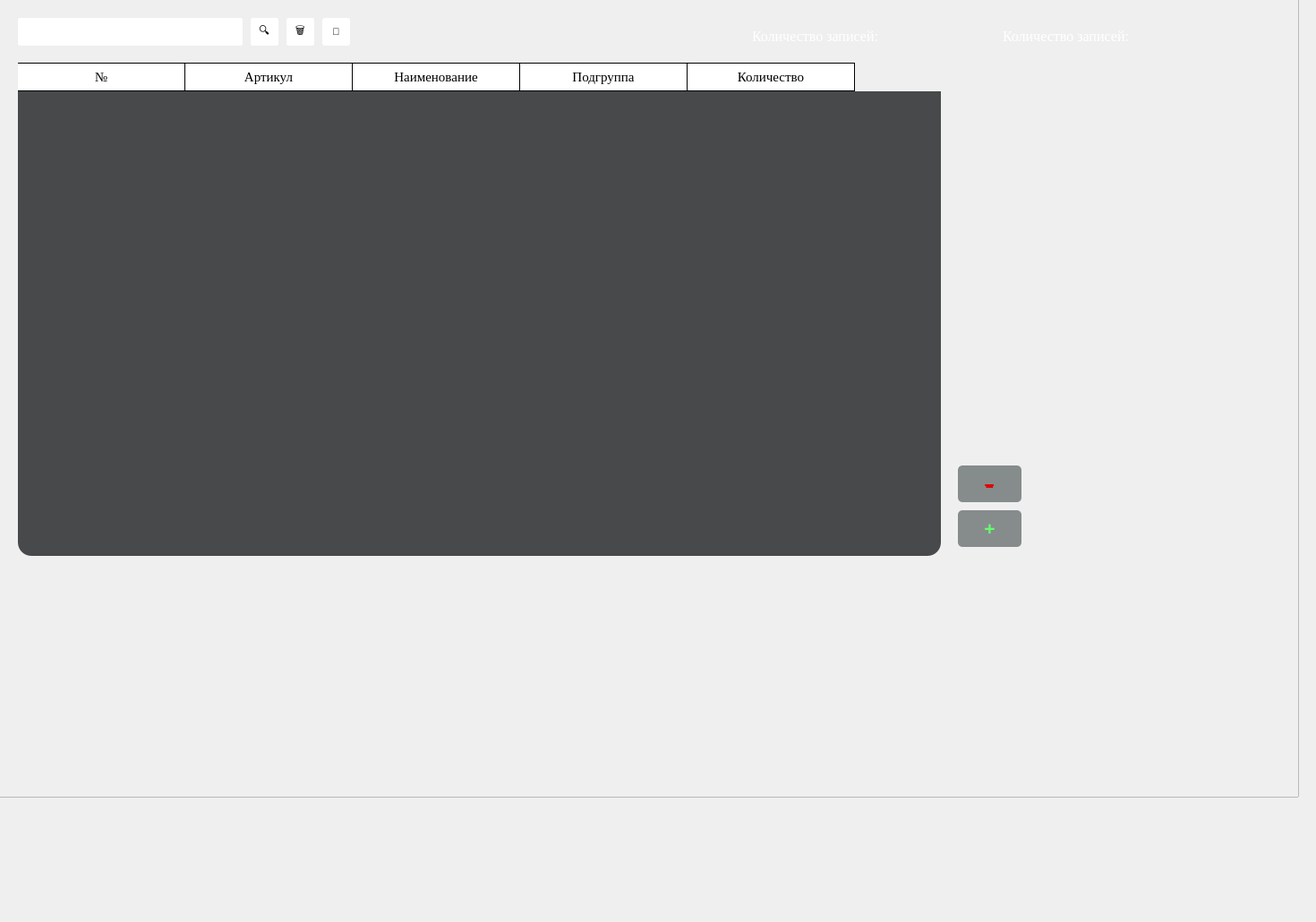
       <widget class="QWidget" name="tab_23">
        <attribute name="title">
         <string>Расходники</string>
        </attribute>
        <widget class="QLineEdit" name="lineEdit_21">
         <property name="geometry">
          <rect>
           <x>20</x>
           <y>20</y>
           <width>251</width>
           <height>31</height>
          </rect>
         </property>
         <property name="styleSheet">
          <string notr="true">QLineEdit {
background-color: rgb(255, 255, 255);
border-radius: 3px;}</string>
         </property>
        </widget>
        <widget class="QPushButton" name="pushButton_88">
         <property name="geometry">
          <rect>
           <x>280</x>
           <y>20</y>
           <width>31</width>
           <height>31</height>
          </rect>
         </property>
         <property name="styleSheet">
          <string notr="true">QPushButton {
	background-color: rgb(255, 255, 255);
	border-radius: 3px;
	color:rgb(0, 0, 0)}
QPushButton:hover {
	background-color: rgb(229, 229, 229);
	color:rgb(0, 0, 0)}
QPushButton:pressed {
	background-color: rgb(255, 255, 255);}</string>
         </property>
         <property name="text">
          <string>🔍</string>
         </property>
         <property name="icon">
          <iconset>
           <normaloff>sql_maket/Search.PNG</normaloff>sql_maket/Search.PNG</iconset>
         </property>
         <property name="iconSize">
          <size>
           <width>30</width>
           <height>30</height>
          </size>
         </property>
         <property name="checkable">
          <bool>true</bool>
         </property>
         <property name="checked">
          <bool>true</bool>
         </property>
        </widget>
        <widget class="QPushButton" name="pushButton_89">
         <property name="geometry">
          <rect>
           <x>320</x>
           <y>20</y>
           <width>31</width>
           <height>31</height>
          </rect>
         </property>
         <property name="styleSheet">
          <string notr="true">QPushButton {
	background-color: rgb(255, 255, 255);
	border-radius: 3px;
	color:rgb(0, 0, 0)}
QPushButton:hover {
	background-color: rgb(229, 229, 229);
	color:rgb(0, 0, 0)}
QPushButton:pressed {
	background-color: rgb(255, 255, 255);}</string>
         </property>
         <property name="text">
          <string>🗑</string>
         </property>
         <property name="icon">
          <iconset>
           <normaloff>sql_maket/musor.PNG</normaloff>sql_maket/musor.PNG</iconset>
         </property>
         <property name="iconSize">
          <size>
           <width>30</width>
           <height>30</height>
          </size>
         </property>
         <property name="checkable">
          <bool>true</bool>
         </property>
         <property name="checked">
          <bool>true</bool>
         </property>
        </widget>
        <widget class="QLabel" name="label_30">
         <property name="geometry">
          <rect>
           <x>1120</x>
           <y>30</y>
           <width>321</width>
           <height>20</height>
          </rect>
         </property>
         <property name="font">
          <font>
           <family>Times New Roman</family>
           <pointsize>12</pointsize>
          </font>
         </property>
         <property name="styleSheet">
          <string notr="true">QLabel {
	color: rgb(255, 255, 255);}</string>
         </property>
         <property name="text">
          <string>Количество записей:</string>
         </property>
        </widget>
        <widget class="QFrame" name="frame_26">
         <property name="geometry">
          <rect>
           <x>-10</x>
           <y>-130</y>
           <width>1461</width>
           <height>1021</height>
          </rect>
         </property>
         <property name="styleSheet">
          <string notr="true"/>
         </property>
         <property name="frameShape">
          <enum>QFrame::StyledPanel</enum>
         </property>
         <property name="frameShadow">
          <enum>QFrame::Raised</enum>
         </property>
         <widget class="QLineEdit" name="lineEdit_25">
          <property name="geometry">
           <rect>
            <x>30</x>
            <y>150</y>
            <width>251</width>
            <height>31</height>
           </rect>
          </property>
          <property name="styleSheet">
           <string notr="true">QLineEdit {
background-color: rgb(255, 255, 255);
border-radius: 3px;}</string>
          </property>
         </widget>
         <widget class="QPushButton" name="pushButton_97">
          <property name="geometry">
           <rect>
            <x>290</x>
            <y>150</y>
            <width>31</width>
            <height>31</height>
           </rect>
          </property>
          <property name="styleSheet">
           <string notr="true">QPushButton {
	background-color: rgb(255, 255, 255);
	border-radius: 3px;
	color:rgb(0, 0, 0)}
QPushButton:hover {
	background-color: rgb(229, 229, 229);
	color:rgb(0, 0, 0)}
QPushButton:pressed {
	background-color: rgb(255, 255, 255);}</string>
          </property>
          <property name="text">
           <string>🔍</string>
          </property>
          <property name="icon">
           <iconset>
            <normaloff>sql_maket/Search.PNG</normaloff>sql_maket/Search.PNG</iconset>
          </property>
          <property name="iconSize">
           <size>
            <width>30</width>
            <height>30</height>
           </size>
          </property>
          <property name="checkable">
           <bool>true</bool>
          </property>
          <property name="checked">
           <bool>true</bool>
          </property>
         </widget>
         <widget class="QPushButton" name="pushButton_98">
          <property name="geometry">
           <rect>
            <x>330</x>
            <y>150</y>
            <width>31</width>
            <height>31</height>
           </rect>
          </property>
          <property name="styleSheet">
           <string notr="true">QPushButton {
	background-color: rgb(255, 255, 255);
	border-radius: 3px;
	color:rgb(0, 0, 0)}
QPushButton:hover {
	background-color: rgb(229, 229, 229);
	color:rgb(0, 0, 0)}
QPushButton:pressed {
	background-color: rgb(255, 255, 255);}</string>
          </property>
          <property name="text">
           <string>🗑</string>
          </property>
          <property name="icon">
           <iconset>
            <normaloff>sql_maket/musor.PNG</normaloff>sql_maket/musor.PNG</iconset>
          </property>
          <property name="iconSize">
           <size>
            <width>30</width>
            <height>30</height>
           </size>
          </property>
          <property name="checkable">
           <bool>true</bool>
          </property>
          <property name="checked">
           <bool>true</bool>
          </property>
         </widget>
         <widget class="QPushButton" name="pushButton_save_14">
          <property name="geometry">
           <rect>
            <x>370</x>
            <y>150</y>
            <width>31</width>
            <height>31</height>
           </rect>
          </property>
          <property name="font">
           <font>
            <pointsize>8</pointsize>
           </font>
          </property>
          <property name="styleSheet">
           <string notr="true">QPushButton {
	background-color: rgb(255, 255, 255);
	border-radius: 3px;
	color:rgb(0, 0, 0)}
QPushButton:hover {
	background-color: rgb(229, 229, 229);
	color:rgb(0, 0, 0)}
QPushButton:pressed {
	background-color: rgb(255, 255, 255);}</string>
          </property>
          <property name="text">
           <string>💾</string>
          </property>
          <property name="icon">
           <iconset>
            <normaloff>sql_maket/save.PNG</normaloff>sql_maket/save.PNG</iconset>
          </property>
          <property name="iconSize">
           <size>
            <width>30</width>
            <height>30</height>
           </size>
          </property>
          <property name="checkable">
           <bool>true</bool>
          </property>
          <property name="checked">
           <bool>true</bool>
          </property>
          <property name="autoDefault">
           <bool>false</bool>
          </property>
          <property name="default">
           <bool>false</bool>
          </property>
          <property name="flat">
           <bool>false</bool>
          </property>
         </widget>
         <widget class="QTableWidget" name="tableWidget_24">
          <property name="geometry">
           <rect>
            <x>30</x>
            <y>200</y>
            <width>1031</width>
            <height>551</height>
           </rect>
          </property>
          <property name="font">
           <font>
            <family>Times New Roman</family>
            <pointsize>11</pointsize>
            <weight>50</weight>
            <bold>false</bold>
           </font>
          </property>
          <property name="styleSheet">
           <string notr="true">QTableWidget {
border-radius: 15px;
background-color: rgb(72, 73, 74)}

QHeaderView::section {
    background-color: rgb(255, 255, 255);
    padding: 4px;
    font-size: 11pt;
	font-family: Times New Roman;
    border-bottom: 1px solid rgb(0, 0, 0);
    border-right: 1px solid rgb(0, 0, 0);
}

QHeaderView::section:horizontal
{
    border-top: 1px solid rgb(0, 0, 0);
}

QHeaderView::section:vertical
{
    border-left: 1px solid rgb(0, 0, 0);
}

QTableWidget::item {
	background-color: rgb(255, 255, 255);
}
QTableWidget::item:selected {
	background-color: rgb(170, 255, 255);
	color:rgb(0, 0, 0);
}</string>
          </property>
          <property name="textElideMode">
           <enum>Qt::ElideMiddle</enum>
          </property>
          <attribute name="horizontalHeaderDefaultSectionSize">
           <number>187</number>
          </attribute>
          <attribute name="horizontalHeaderHighlightSections">
           <bool>false</bool>
          </attribute>
          <attribute name="verticalHeaderVisible">
           <bool>false</bool>
          </attribute>
          <column>
           <property name="text">
            <string>№</string>
           </property>
          </column>
          <column>
           <property name="text">
            <string>Артикул</string>
           </property>
          </column>
          <column>
           <property name="text">
            <string>Наименование</string>
           </property>
          </column>
          <column>
           <property name="text">
            <string>Подгруппа</string>
           </property>
          </column>
          <column>
           <property name="text">
            <string>Количество</string>
           </property>
          </column>
         </widget>
         <widget class="QPushButton" name="pushButton_199">
          <property name="geometry">
           <rect>
            <x>1080</x>
            <y>700</y>
            <width>71</width>
            <height>41</height>
           </rect>
          </property>
          <property name="sizePolicy">
           <sizepolicy hsizetype="Minimum" vsizetype="Fixed">
            <horstretch>0</horstretch>
            <verstretch>0</verstretch>
           </sizepolicy>
          </property>
          <property name="font">
           <font>
            <pointsize>16</pointsize>
            <weight>75</weight>
            <italic>false</italic>
            <bold>true</bold>
            <underline>false</underline>
            <strikeout>false</strikeout>
           </font>
          </property>
          <property name="styleSheet">
           <string notr="true">QPushButton {
	background-color: rgb(134, 140, 140);
	border-radius: 5px;
	color: rgb(97, 255, 107);
}
QPushButton:hover {
	background-color: rgb(122, 122, 122);
	color: rgb(97, 255, 107)}
QPushButton:pressed {
	background-color: rgb(134, 140, 140);}</string>
          </property>
          <property name="text">
           <string>+</string>
          </property>
          <property name="checkable">
           <bool>false</bool>
          </property>
          <property name="autoRepeat">
           <bool>false</bool>
          </property>
          <property name="autoExclusive">
           <bool>false</bool>
          </property>
         </widget>
         <widget class="QPushButton" name="pushButton_100">
          <property name="geometry">
           <rect>
            <x>1080</x>
            <y>650</y>
            <width>71</width>
            <height>41</height>
           </rect>
          </property>
          <property name="sizePolicy">
           <sizepolicy hsizetype="Minimum" vsizetype="Fixed">
            <horstretch>0</horstretch>
            <verstretch>0</verstretch>
           </sizepolicy>
          </property>
          <property name="font">
           <font>
            <pointsize>24</pointsize>
            <underline>false</underline>
            <strikeout>true</strikeout>
           </font>
          </property>
          <property name="styleSheet">
           <string notr="true">QPushButton {
	background-color: rgb(134, 140, 140);
	border-radius: 5px;
	color: rgb(222, 6, 10);
}
QPushButton:hover {
	background-color: rgb(122, 122, 122);
	color: rgb(222, 6, 10)}
QPushButton:pressed {
	background-color: rgb(134, 140, 140);}</string>
          </property>
          <property name="text">
           <string>-</string>
          </property>
         </widget>
         <widget class="QLabel" name="label_27">
          <property name="geometry">
           <rect>
            <x>10</x>
            <y>130</y>
            <width>1491</width>
            <height>691</height>
           </rect>
          </property>
          <property name="text">
           <string/>
          </property>
          <property name="pixmap">
           <pixmap>sql_maket/полотно.png</pixmap>
          </property>
         </widget>
         <widget class="QLabel" name="label_34">
          <property name="geometry">
           <rect>
            <x>850</x>
            <y>160</y>
            <width>321</width>
            <height>20</height>
           </rect>
          </property>
          <property name="font">
           <font>
            <family>Times New Roman</family>
            <pointsize>12</pointsize>
           </font>
          </property>
          <property name="styleSheet">
           <string notr="true">QLabel {
	color: rgb(255, 255, 255);}</string>
          </property>
          <property name="text">
           <string>Количество записей:</string>
          </property>
         </widget>
         <zorder>label_27</zorder>
         <zorder>lineEdit_25</zorder>
         <zorder>pushButton_97</zorder>
         <zorder>pushButton_98</zorder>
         <zorder>pushButton_save_14</zorder>
         <zorder>tableWidget_24</zorder>
         <zorder>pushButton_199</zorder>
         <zorder>pushButton_100</zorder>
         <zorder>label_34</zorder>
        </widget>
       </widget>
